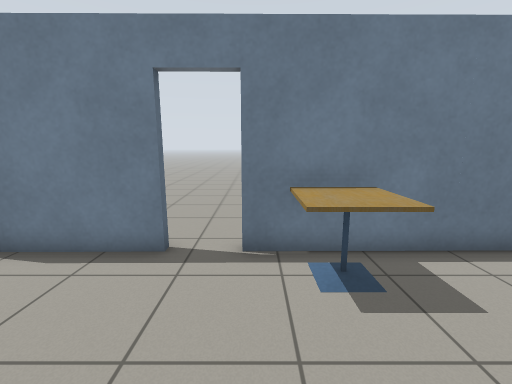
[1] (above)

16 first-person views from a walk through a Gazebo world. The camera is 1.2 m above the floor, tilts 10° down and sees 90° across. The lines on the ground mark 1 m squares. The floor is counted in squares, 0.5 m on a side. Each view is taken from the middle of a square. On the plan, view 1 faces up. The plan holds only what a view shows up to about 17 squares ahead; the rest is blank. The robots in the file are not drawn. Some surface patterns are stand-ins.

[2]
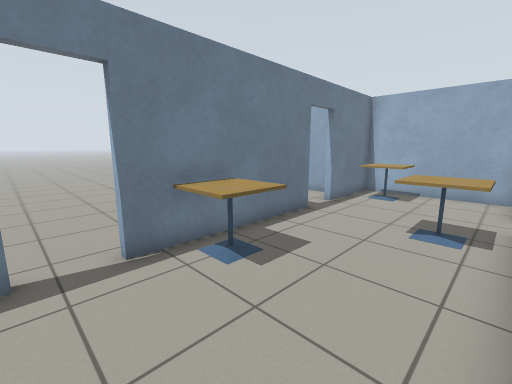

[3]
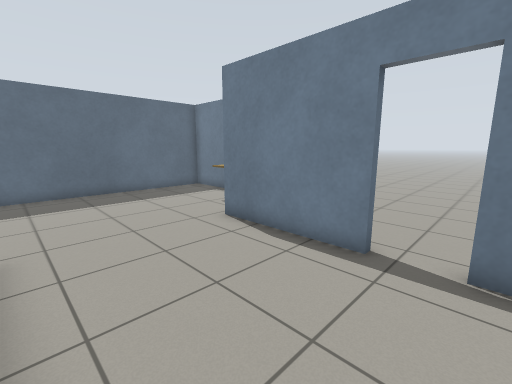

[4]
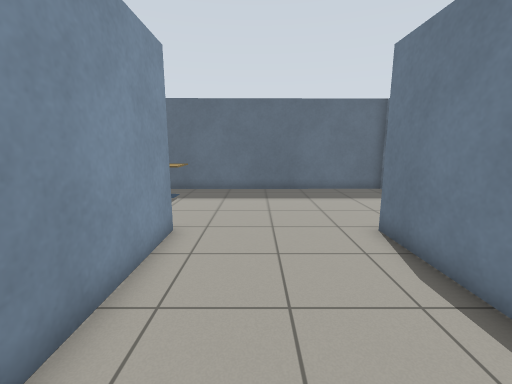

[5]
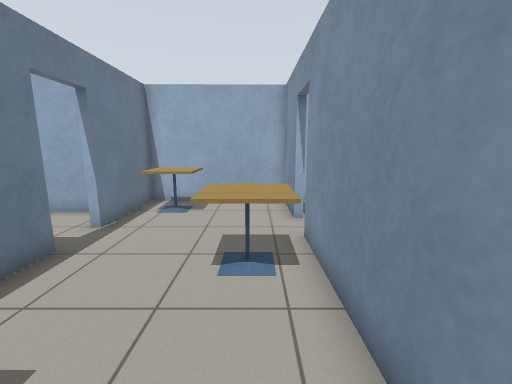

[6]
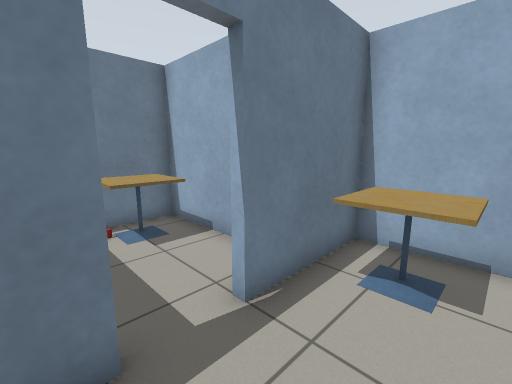

[7]
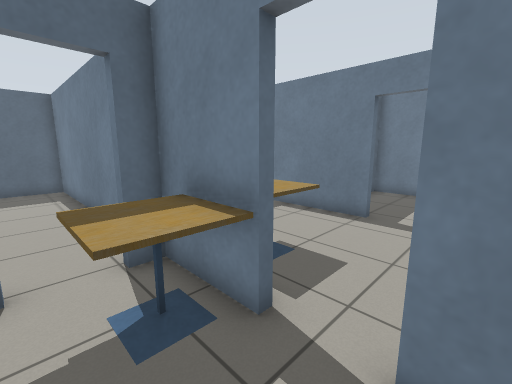

[8]
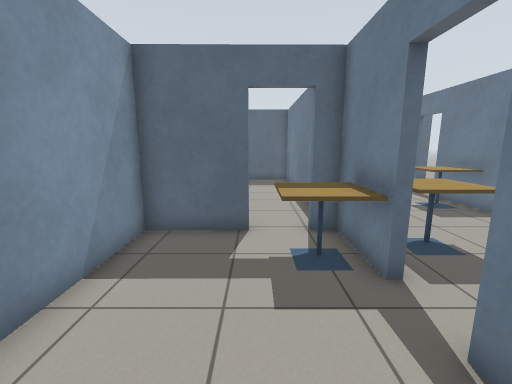

[9]
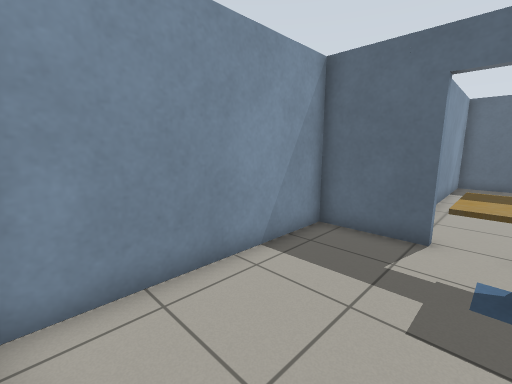

[10]
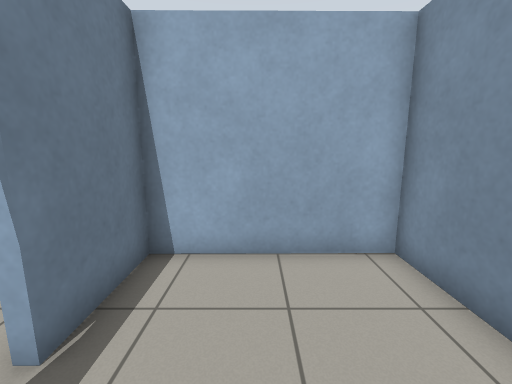

[11]
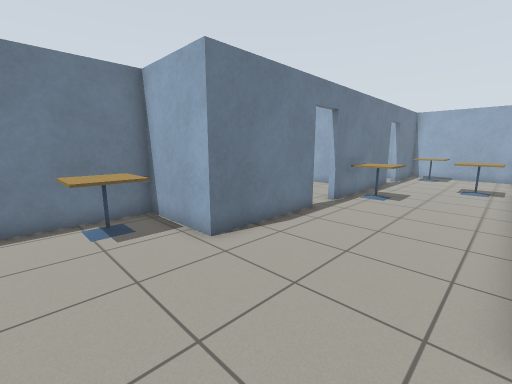

[12]
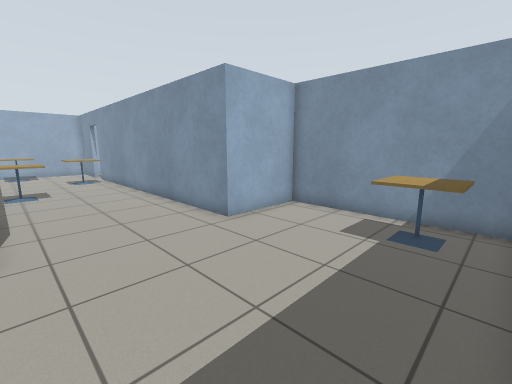

[13]
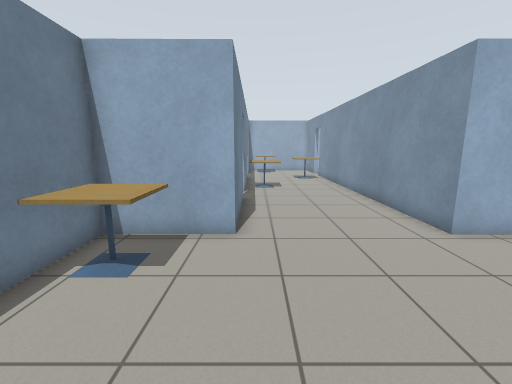

[14]
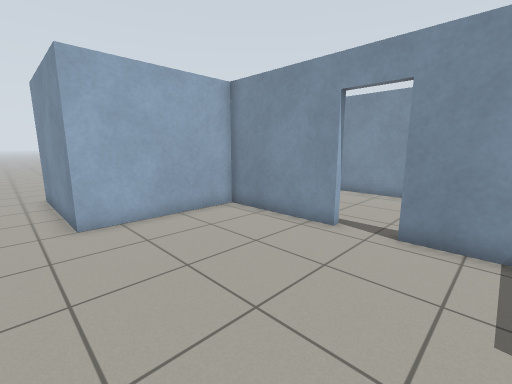

[15]
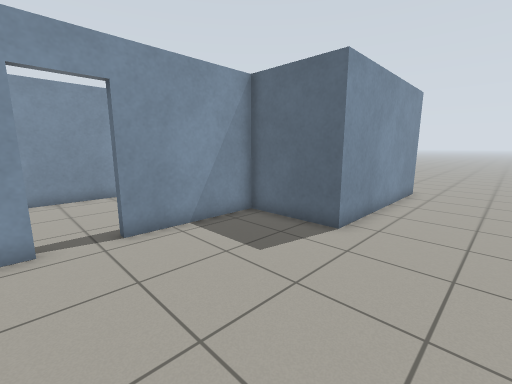

[16]
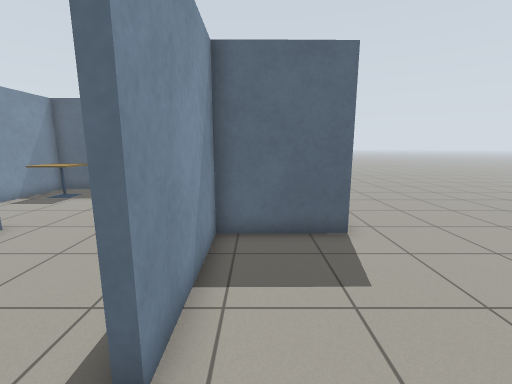

### Floor plan
Ten units are one square. View 1 is at (0, 0); x grows to the right and y downward. Boxes are objects, and circles mark ways between rooms. Rooms are numbered by the first view taken in them; rooms with no view inside come last. Other rooms are left out.
<svg viewBox="-165 -130 295 197">
<path fill="none" stroke="#000" d="M-21 -56 -72 -56 -72 -93 -147 -92 -146 42 -71 41 -71 4 54 3M68 -57 -3 -56M71 3 77 3M94 3 125 3 124 -57 85 -57M57 6 48 6 48 14M48 32 49 62 125 62 125 6 94 6M-3 -59 45 -60 45 -117 75 -117M-150 -95 -69 -96 -69 -59 -21 -59M68 -114 47 -114M102 -70 102 -114 93 -114"/>
<rect x="-135" y="15" width="20" height="20" fill="#bbb"><title>cafe table</title></rect>
<rect x="-105" y="-85" width="30" height="20" fill="#bbb"><title>cafe table</title></rect>
<rect x="5" y="-55" width="20" height="20" fill="#bbb"><title>cafe table</title></rect>
<rect x="45" y="-25" width="30" height="20" fill="#bbb"><title>cafe table</title></rect>
<rect x="95" y="-55" width="30" height="30" fill="#bbb"><title>cafe table</title></rect>
<rect x="55" y="5" width="20" height="20" fill="#bbb"><title>cafe table</title></rect>
<rect x="75" y="-115" width="20" height="30" fill="#bbb"><title>cafe table</title></rect>
<rect x="75" y="-105" width="10" height="10" fill="#bbb"><title>other object</title></rect>
<circle cx="85" cy="5" r="3" fill="#2a7"/>
<circle cx="-15" cy="-60" r="3" fill="#2a7"/>
<circle cx="75" cy="-60" r="3" fill="#2a7"/>
<text x="-30" y="-30">1</text>
<text x="90" y="30">2</text>
<text x="-40" y="-110">3</text>
<text x="80" y="-90">4</text>
</svg>
Room 1 opens to room 2. Room 1 opens to room 3. Room 1 opens to room 4.

Where each view was taken, in squares from view 1:
view 1: 0 up, 0 right, facing up
view 2: 0 up, 2 left, facing up-right
view 3: 0 up, 0 right, facing up-left
view 4: 2 up, 0 right, facing left
view 5: 1 up, 1 right, facing right
view 6: 3 up, 6 right, facing up-right
view 7: 3 down, 10 right, facing up-left
view 8: 3 down, 12 right, facing left
view 9: 2 down, 12 right, facing down-left
view 10: 3 down, 7 right, facing right
view 11: 0 up, 11 left, facing up-right
view 12: 5 up, 14 left, facing down-right
view 13: 5 up, 14 left, facing right
view 14: 13 up, 4 left, facing down-right
view 15: 13 up, 0 right, facing down-left
view 16: 7 up, 0 right, facing left
